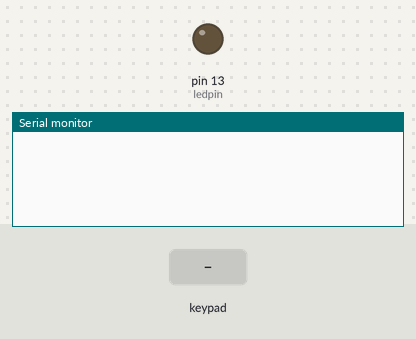
This sketch was run on a simulated Arduino Uno, built with avr-gcc and run on an emulated ATmega328P. Shown: output pins drawn as LEDs (lit = HIGH), the last lines printed to the serial monitor. The inputs (shaded band) are chosen by the test bench.

Above: at 1.2 s.
1.3 s: key '1' pressed
At 1.8 s:
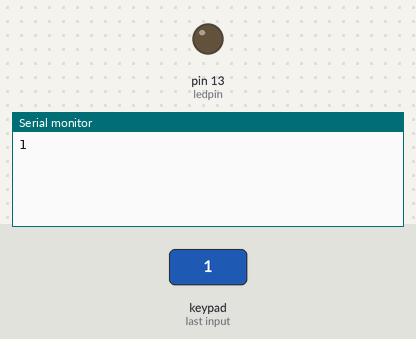
2.8 s: keypad keys 7 6 5 4 # pressed 0.4 s apart
At 5.5 s:
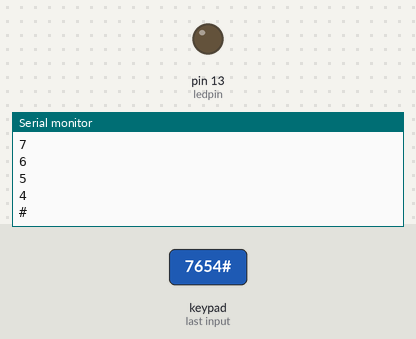
6.3 s: key 'A' pressed
At 6.9 s:
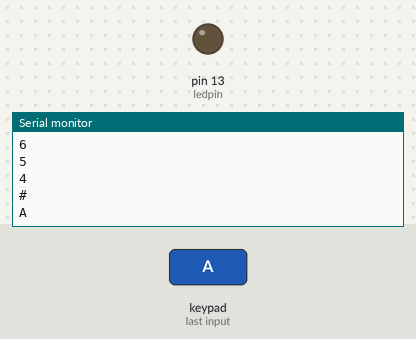
7.8 s: keypad keys 7 6 5 4 * pressed 0.4 s apart
At 10.3 s:
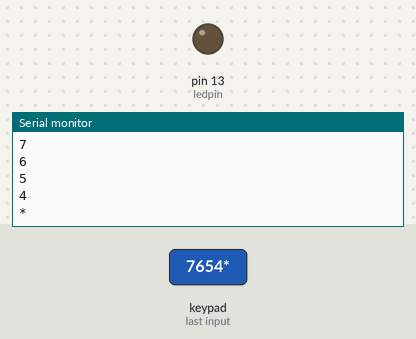
11.3 s: key 'B' pressed
At 12.0 s:
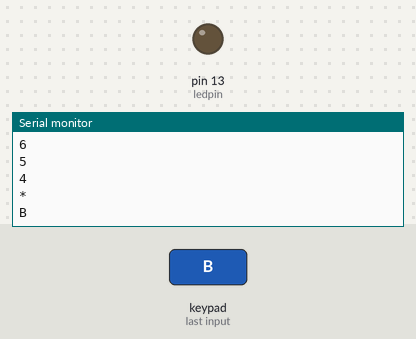
12.8 s: keypad keys 7 6 5 4 D pressed 0.4 s apart
At 15.5 s:
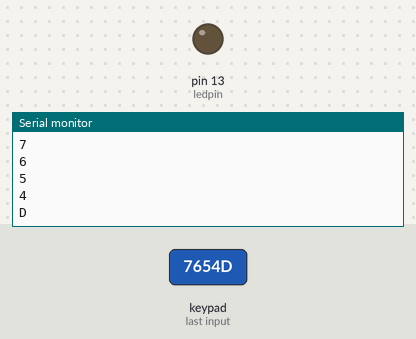
Timing chart, 0 to 17.0 s (numbered marks = the images above; inputs shaded):
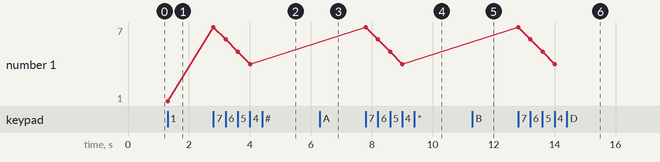

The sketch:

teclado4x4.ino
```cpp
/*  Keypadtest.pde
 *
 *  Demonstrate the simplest use of the  keypad library.
 *
 *  The first step is to connect your keypad to the
 *  Arduino  using the pin numbers listed below in
 *  rowPins[] and colPins[]. If you want to use different
 *  pins then  you  can  change  the  numbers below to
 *  match your setup.
 *
 */
#include <Keypad.h>

const byte ROWS = 4; // Four rows
const byte COLS = 4; // Three columns
// Define the Keymap
char keys[ROWS][COLS] = {
  {'1','2','3','A'},
  {'4','5','6','B'},
  {'7','8','9','C'},
  {'*','0','#','D'}
};
// Connect keypad ROW0, ROW1, ROW2 and ROW3 to these Arduino pins.
byte rowPins[ROWS] = { 7, 6, 5, 4 };
// Connect keypad COL0, COL1 and COL2 to these Arduino pins.
byte colPins[COLS] = { 11, 10, 9, 8};

// Create the Keypad
Keypad kpd = Keypad( makeKeymap(keys), rowPins, colPins, ROWS, COLS );

#define ledpin 13

void setup()
{
  pinMode(ledpin,OUTPUT);
  Serial.begin(9600);
}

void loop()
{
  char key = kpd.getKey();
  if(key)  // Check for a valid key.
  {
      Serial.println(key);
  }
}
```

Measured:
- after the input at 1.3 s, the serial monitor: prints a new line at once (image 1)
- after the input at 2.8 s, the serial monitor: prints a new line at once (image 2)
- after the input at 6.3 s, the serial monitor: prints a new line at once (image 3)
- after the input at 7.8 s, the serial monitor: prints a new line at once (image 4)
- after the input at 11.3 s, the serial monitor: prints a new line at once (image 5)
- after the input at 12.8 s, the serial monitor: prints a new line at once (image 6)
- plotted number 1: 1 → 4 after the input at 2.8 s
